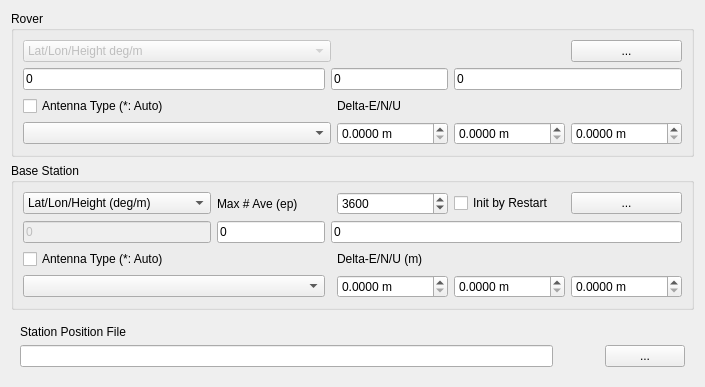
     <widget class="QWidget" name="TabSheet5">
      <property name="toolTip">
       <string/>
      </property>
      <attribute name="title">
       <string>&amp;Positions</string>
      </attribute>
      <layout class="QGridLayout" name="gridLayout_5">
       <item row="4" column="0">
        <widget class="QWidget" name="widget_3" native="true">
         <property name="sizePolicy">
          <sizepolicy hsizetype="Preferred" vsizetype="Maximum">
           <horstretch>0</horstretch>
           <verstretch>0</verstretch>
          </sizepolicy>
         </property>
         <layout class="QGridLayout" name="gridLayout_12">
          <item row="1" column="1">
           <widget class="QPushButton" name="btnStationPositionView">
            <property name="toolTip">
             <string/>
            </property>
            <property name="icon">
             <iconset resource="rtknavi_qt.qrc">
              <normaloff>:/buttons/doc</normaloff>:/buttons/doc</iconset>
            </property>
            <property name="flat">
             <bool>true</bool>
            </property>
           </widget>
          </item>
          <item row="1" column="0">
           <widget class="QLineEdit" name="lEStationPositionFile">
            <property name="toolTip">
             <string/>
            </property>
           </widget>
          </item>
          <item row="0" column="0">
           <widget class="QLabel" name="Label30">
            <property name="toolTip">
             <string/>
            </property>
            <property name="text">
             <string>Station Position File</string>
            </property>
           </widget>
          </item>
          <item row="1" column="2">
           <widget class="QPushButton" name="btnStationPositionFile">
            <property name="toolTip">
             <string/>
            </property>
            <property name="text">
             <string>...</string>
            </property>
           </widget>
          </item>
         </layout>
        </widget>
       </item>
       <item row="3" column="0">
        <widget class="QGroupBox" name="GroupRefAnt">
         <property name="toolTip">
          <string/>
         </property>
         <property name="title">
          <string>Base Station</string>
         </property>
         <layout class="QGridLayout" name="gridLayout_10">
          <item row="2" column="0" colspan="2">
           <widget class="QCheckBox" name="cBReferenceAntennaPcv">
            <property name="toolTip">
             <string/>
            </property>
            <property name="text">
             <string>Antenna Type (*: Auto)</string>
            </property>
           </widget>
          </item>
          <item row="0" column="5">
           <widget class="QCheckBox" name="cBInitRestart">
            <property name="text">
             <string>Init by Restart</string>
            </property>
           </widget>
          </item>
          <item row="0" column="6">
           <widget class="QPushButton" name="btnReferencePosition">
            <property name="toolTip">
             <string/>
            </property>
            <property name="text">
             <string>...</string>
            </property>
           </widget>
          </item>
          <item row="1" column="0">
           <widget class="QLineEdit" name="lEReferencePosition1">
            <property name="enabled">
             <bool>false</bool>
            </property>
            <property name="toolTip">
             <string/>
            </property>
            <property name="text">
             <string>0</string>
            </property>
           </widget>
          </item>
          <item row="1" column="1" colspan="2">
           <widget class="QLineEdit" name="lEReferencePosition2">
            <property name="toolTip">
             <string/>
            </property>
            <property name="text">
             <string>0</string>
            </property>
           </widget>
          </item>
          <item row="1" column="3" colspan="4">
           <widget class="QLineEdit" name="lEReferencePosition3">
            <property name="toolTip">
             <string/>
            </property>
            <property name="text">
             <string>0</string>
            </property>
           </widget>
          </item>
          <item row="0" column="4">
           <widget class="QSpinBox" name="sBMaxAveEp">
            <property name="maximum">
             <number>10000</number>
            </property>
            <property name="value">
             <number>3600</number>
            </property>
           </widget>
          </item>
          <item row="0" column="0">
           <widget class="QComboBox" name="cBReferencePositionTypeP">
            <property name="toolTip">
             <string/>
            </property>
            <item>
             <property name="text">
              <string>Lat/Lon/Height (deg/m)</string>
             </property>
            </item>
            <item>
             <property name="text">
              <string>Lat/Lon/Height (dms/m)</string>
             </property>
            </item>
            <item>
             <property name="text">
              <string>X/Y/Z-ECEF m</string>
             </property>
            </item>
            <item>
             <property name="text">
              <string>RTCM/Raw Antenna Position</string>
             </property>
            </item>
            <item>
             <property name="text">
              <string>Average of Single Position</string>
             </property>
            </item>
           </widget>
          </item>
          <item row="0" column="1" colspan="3">
           <widget class="QLabel" name="lblMaxAveEp">
            <property name="text">
             <string>Max # Ave (ep)</string>
            </property>
           </widget>
          </item>
          <item row="4" column="6">
           <widget class="QDoubleSpinBox" name="sBReferenceAntennaU">
            <property name="suffix">
             <string> m</string>
            </property>
            <property name="decimals">
             <number>4</number>
            </property>
            <property name="maximum">
             <double>1000000.000000000000000</double>
            </property>
           </widget>
          </item>
          <item row="4" column="5">
           <widget class="QDoubleSpinBox" name="sBReferenceAntennaN">
            <property name="suffix">
             <string> m</string>
            </property>
            <property name="decimals">
             <number>4</number>
            </property>
            <property name="maximum">
             <double>1000000.000000000000000</double>
            </property>
           </widget>
          </item>
          <item row="4" column="4">
           <widget class="QDoubleSpinBox" name="sBReferenceAntennaE">
            <property name="suffix">
             <string> m</string>
            </property>
            <property name="decimals">
             <number>4</number>
            </property>
            <property name="maximum">
             <double>1000000.000000000000000</double>
            </property>
           </widget>
          </item>
          <item row="2" column="4">
           <widget class="QLabel" name="lblReferenceAntennaD">
            <property name="toolTip">
             <string/>
            </property>
            <property name="text">
             <string>Delta-E/N/U (m)</string>
            </property>
           </widget>
          </item>
          <item row="4" column="0" colspan="3">
           <widget class="QComboBox" name="cBReferenceAntenna">
            <property name="toolTip">
             <string/>
            </property>
           </widget>
          </item>
         </layout>
        </widget>
       </item>
       <item row="1" column="0">
        <widget class="QGroupBox" name="GroupRovAnt">
         <property name="toolTip">
          <string/>
         </property>
         <property name="title">
          <string>Rover</string>
         </property>
         <layout class="QGridLayout" name="gridLayout_11">
          <item row="0" column="0" colspan="2">
           <widget class="QComboBox" name="cBRoverPositionTypeP">
            <property name="enabled">
             <bool>false</bool>
            </property>
            <property name="toolTip">
             <string/>
            </property>
            <item>
             <property name="text">
              <string>Lat/Lon/Height deg/m</string>
             </property>
            </item>
            <item>
             <property name="text">
              <string>Lat/Lon/Height dms/m</string>
             </property>
            </item>
            <item>
             <property name="text">
              <string>X/Y/Z-ECEF m</string>
             </property>
            </item>
           </widget>
          </item>
          <item row="0" column="5">
           <widget class="QPushButton" name="btnRoverPosition">
            <property name="toolTip">
             <string/>
            </property>
            <property name="text">
             <string>...</string>
            </property>
           </widget>
          </item>
          <item row="1" column="0">
           <widget class="QLineEdit" name="lERoverPosition1">
            <property name="enabled">
             <bool>true</bool>
            </property>
            <property name="toolTip">
             <string/>
            </property>
            <property name="text">
             <string>0</string>
            </property>
           </widget>
          </item>
          <item row="1" column="1" colspan="2">
           <widget class="QLineEdit" name="lERoverPosition2">
            <property name="toolTip">
             <string/>
            </property>
            <property name="text">
             <string>0</string>
            </property>
           </widget>
          </item>
          <item row="1" column="3" colspan="3">
           <widget class="QLineEdit" name="lERoverPosition3">
            <property name="toolTip">
             <string/>
            </property>
            <property name="text">
             <string>0</string>
            </property>
           </widget>
          </item>
          <item row="3" column="0" colspan="2">
           <widget class="QCheckBox" name="cBRoverAntennaPcv">
            <property name="toolTip">
             <string/>
            </property>
            <property name="text">
             <string>Antenna Type (*: Auto)</string>
            </property>
           </widget>
          </item>
          <item row="3" column="2" colspan="3">
           <widget class="QLabel" name="lblRoverAntennaD">
            <property name="toolTip">
             <string/>
            </property>
            <property name="text">
             <string>Delta-E/N/U</string>
            </property>
           </widget>
          </item>
          <item row="5" column="0" colspan="2">
           <widget class="QComboBox" name="cBRoverAntenna">
            <property name="toolTip">
             <string/>
            </property>
           </widget>
          </item>
          <item row="5" column="2">
           <widget class="QDoubleSpinBox" name="sBRoverAntennaE">
            <property name="suffix">
             <string> m</string>
            </property>
            <property name="decimals">
             <number>4</number>
            </property>
            <property name="maximum">
             <double>1000000.000000000000000</double>
            </property>
           </widget>
          </item>
          <item row="5" column="5">
           <widget class="QDoubleSpinBox" name="sBRoverAntennaU">
            <property name="suffix">
             <string> m</string>
            </property>
            <property name="decimals">
             <number>4</number>
            </property>
            <property name="maximum">
             <double>1000000.000000000000000</double>
            </property>
           </widget>
          </item>
          <item row="5" column="3" colspan="2">
           <widget class="QDoubleSpinBox" name="sBRoverAntennaN">
            <property name="suffix">
             <string> m</string>
            </property>
            <property name="decimals">
             <number>4</number>
            </property>
            <property name="maximum">
             <double>1000000.000000000000000</double>
            </property>
           </widget>
          </item>
         </layout>
        </widget>
       </item>
      </layout>
     </widget>
